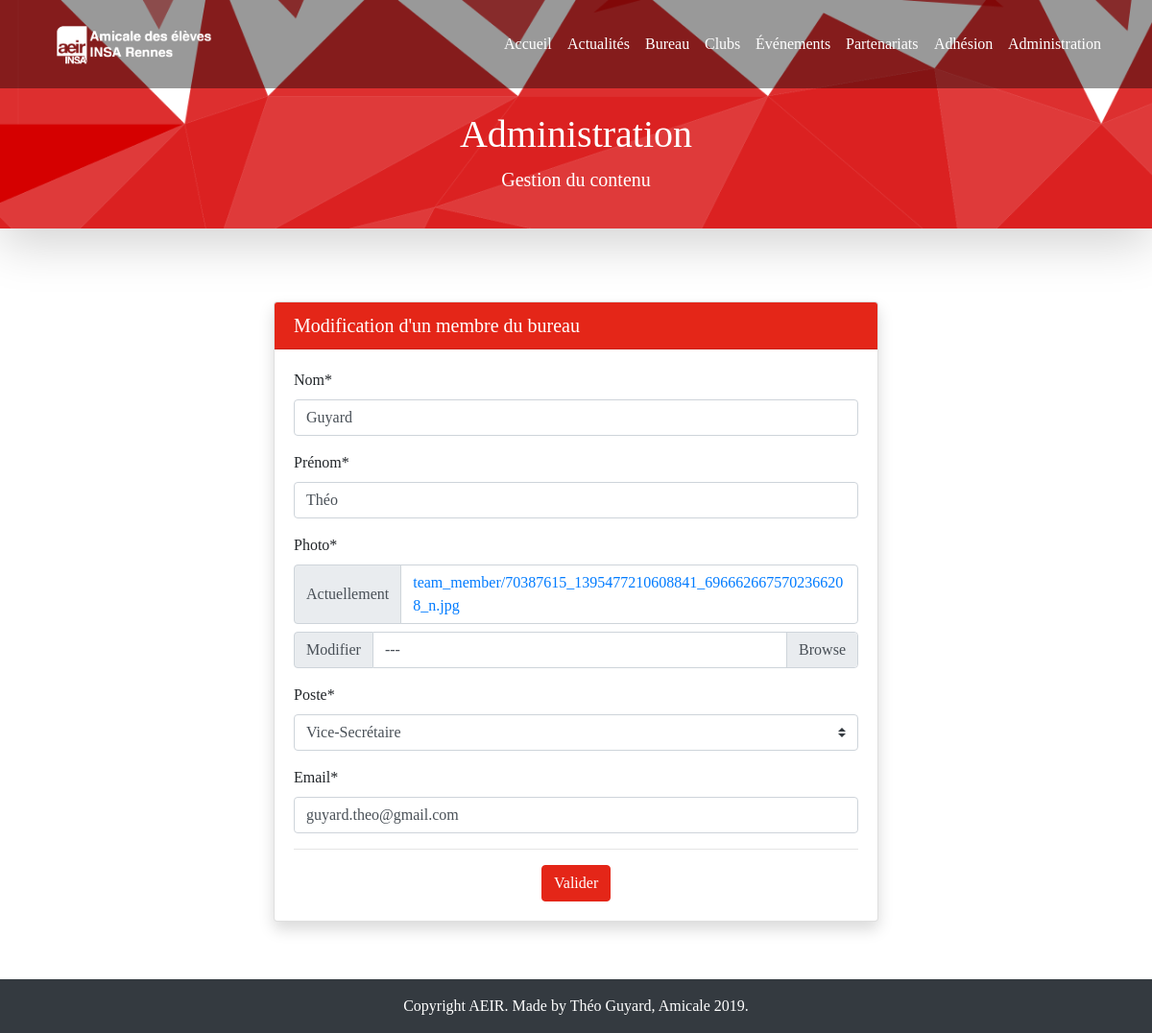
The page /administration/team_update/2 (signed in) on the database its author committed.
### content/models.py (models this page shows, shortened)
class TeamMember(models.Model):
    first_name = models.CharField(max_length=200)
    last_name = models.CharField(max_length=200)
    picture = StdImageField(
        upload_to="team_member",
        validators=[MinSizeValidator(230, 300)],
        variations={"thumbnail": {"width": 230, "height": 292, "crop": True}},
        default=None,
    )
    post = models.CharField(max_length=200, choices=POST)
    mail = models.EmailField()

### administration/views.py (the view, shortened to what this page needs)
class AdministrationTeamUpdateView(UserPassesTestMixin, LoginRequiredMixin, UpdateView):
    login_url = "administration_login"
    template_name = "administration/team_update.html"
    model = TeamMember
    form_class = TeamMemberForm
    def get_context_data(self, **kwargs):
        context = super().get_context_data(**kwargs)
        context["page_title"] = "Administration"
        context["page_subtitle"] = "Gestion du contenu"
        return context
    def test_func(self):
        return self.request.user.groups.filter(name="Content management").exists()

### content/forms.py
class TeamMemberForm(ModelForm):
    def __init__(self, *args, **kwargs):
        super().__init__(*args, **kwargs)
        self.helper = FormHelper()
        self.helper.layout = Layout(
            Field("first_name"),
            Field("last_name"),
            Field("picture"),
            Field("post"),
            Field("mail"),
            HTML("""<hr>"""),
            ButtonHolder(
                Submit("submit", "Valider", css_class="btn-primary hvr-grow"),
                css_class="text-center",
            ),
        )
    class Meta:
        model = TeamMember
        fields = "__all__"
        labels = {
            "first_name": "Nom",
            "last_name": "Prénom",
            "picture": "Photo",
            "post": "Poste",
            "mail": "Email",
        }

### templates/administration/team_update.html (shortened to what this page needs)
{% extends 'base.html' %}
{% load crispy_forms_tags %}
{% block content %}
<div class="row mt-3">
    <div class="col-md-8 m-auto">
        <div class="card shadow">
            <h5 class="card-header bg-primary text-white">Modification d'un membre du bureau</h5>
            <div class="card-body">
                <form enctype='multipart/form-data' method='post'>
                    {% crispy form %}
                </form>
            </div>
        </div>
    </div>
</div>
{% endblock %}

### static/css/style.css (style rules this page uses)
html, body { font-family: "DIN-pro"; height: 100%; }

### rows shown on the page
TeamMember: first_name "Guyard", last_name "Théo", post "Vice-Secrétaire", mail "guyard.theo@gmail.com"

### other values the page prints
{{ page_title }} "Administration"
{{ page_subtitle }} "Gestion du contenu"
